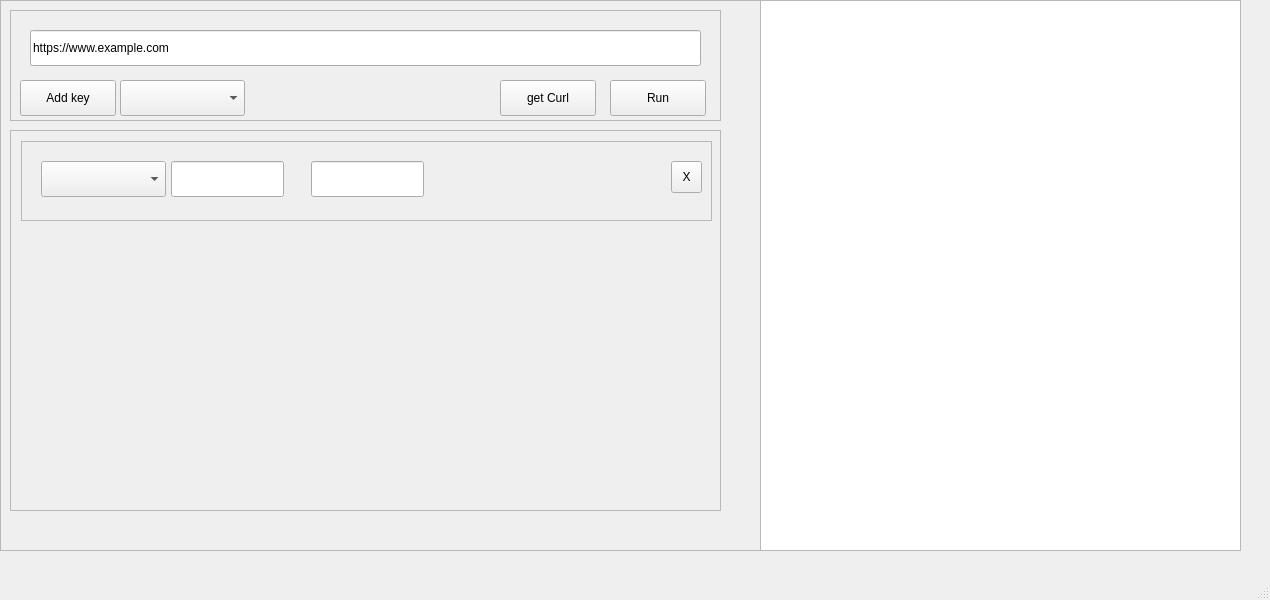
<?xml version="1.0" encoding="UTF-8"?>
<ui version="4.0">
 <class>MainWindow</class>
 <widget class="QMainWindow" name="MainWindow">
  <property name="geometry">
   <rect>
    <x>0</x>
    <y>0</y>
    <width>1270</width>
    <height>600</height>
   </rect>
  </property>
  <property name="windowTitle">
   <string>API tester Qt</string>
  </property>
  <widget class="QWidget" name="centralwidget">
   <widget class="QWidget" name="horizontalLayoutWidget">
    <property name="geometry">
     <rect>
      <x>0</x>
      <y>0</y>
      <width>761</width>
      <height>551</height>
     </rect>
    </property>
    <layout class="QHBoxLayout" name="horizontalLayout">
     <item>
      <widget class="QFrame" name="frame_2">
       <property name="frameShape">
        <enum>QFrame::StyledPanel</enum>
       </property>
       <property name="frameShadow">
        <enum>QFrame::Raised</enum>
       </property>
       <widget class="QFrame" name="frame_3">
        <property name="geometry">
         <rect>
          <x>10</x>
          <y>10</y>
          <width>711</width>
          <height>111</height>
         </rect>
        </property>
        <property name="frameShape">
         <enum>QFrame::StyledPanel</enum>
        </property>
        <property name="frameShadow">
         <enum>QFrame::Raised</enum>
        </property>
        <widget class="QPushButton" name="addPairButton">
         <property name="geometry">
          <rect>
           <x>10</x>
           <y>70</y>
           <width>96</width>
           <height>36</height>
          </rect>
         </property>
         <property name="text">
          <string>Add key</string>
         </property>
        </widget>
        <widget class="QComboBox" name="methodBox">
         <property name="geometry">
          <rect>
           <x>110</x>
           <y>70</y>
           <width>125</width>
           <height>36</height>
          </rect>
         </property>
         <property name="currentText">
          <string/>
         </property>
        </widget>
        <widget class="QPushButton" name="runButton">
         <property name="geometry">
          <rect>
           <x>600</x>
           <y>70</y>
           <width>96</width>
           <height>36</height>
          </rect>
         </property>
         <property name="text">
          <string>Run</string>
         </property>
        </widget>
        <widget class="QLineEdit" name="URLlineEdit">
         <property name="geometry">
          <rect>
           <x>20</x>
           <y>20</y>
           <width>671</width>
           <height>36</height>
          </rect>
         </property>
         <property name="text">
          <string>https://www.example.com</string>
         </property>
        </widget>
        <widget class="QPushButton" name="curlButton">
         <property name="geometry">
          <rect>
           <x>490</x>
           <y>70</y>
           <width>96</width>
           <height>36</height>
          </rect>
         </property>
         <property name="text">
          <string>get Curl</string>
         </property>
        </widget>
       </widget>
       <widget class="QScrollArea" name="scrollArea">
        <property name="geometry">
         <rect>
          <x>10</x>
          <y>130</y>
          <width>711</width>
          <height>381</height>
         </rect>
        </property>
        <property name="widgetResizable">
         <bool>true</bool>
        </property>
        <widget class="QWidget" name="scrollAreaWidgetContents">
         <property name="geometry">
          <rect>
           <x>0</x>
           <y>0</y>
           <width>707</width>
           <height>377</height>
          </rect>
         </property>
         <widget class="QFrame" name="frame">
          <property name="geometry">
           <rect>
            <x>10</x>
            <y>10</y>
            <width>691</width>
            <height>80</height>
           </rect>
          </property>
          <property name="frameShape">
           <enum>QFrame::StyledPanel</enum>
          </property>
          <property name="frameShadow">
           <enum>QFrame::Raised</enum>
          </property>
          <widget class="QLineEdit" name="lineEdit">
           <property name="geometry">
            <rect>
             <x>150</x>
             <y>20</y>
             <width>113</width>
             <height>36</height>
            </rect>
           </property>
          </widget>
          <widget class="QLineEdit" name="lineEdit_2">
           <property name="geometry">
            <rect>
             <x>290</x>
             <y>20</y>
             <width>113</width>
             <height>36</height>
            </rect>
           </property>
          </widget>
          <widget class="QComboBox" name="comboBox_2">
           <property name="geometry">
            <rect>
             <x>20</x>
             <y>20</y>
             <width>125</width>
             <height>36</height>
            </rect>
           </property>
          </widget>
          <widget class="QToolButton" name="toolButton">
           <property name="geometry">
            <rect>
             <x>650</x>
             <y>20</y>
             <width>31</width>
             <height>32</height>
            </rect>
           </property>
           <property name="text">
            <string>X</string>
           </property>
          </widget>
         </widget>
        </widget>
       </widget>
      </widget>
     </item>
    </layout>
   </widget>
   <widget class="QWidget" name="horizontalLayoutWidget_2">
    <property name="geometry">
     <rect>
      <x>760</x>
      <y>0</y>
      <width>481</width>
      <height>551</height>
     </rect>
    </property>
    <layout class="QHBoxLayout" name="horizontalLayout_2">
     <item>
      <widget class="QTextBrowser" name="textBrowser"/>
     </item>
    </layout>
   </widget>
  </widget>
  <widget class="QMenuBar" name="menubar">
   <property name="geometry">
    <rect>
     <x>0</x>
     <y>0</y>
     <width>1270</width>
     <height>28</height>
    </rect>
   </property>
  </widget>
  <widget class="QStatusBar" name="statusbar"/>
 </widget>
 <resources/>
 <connections/>
</ui>
